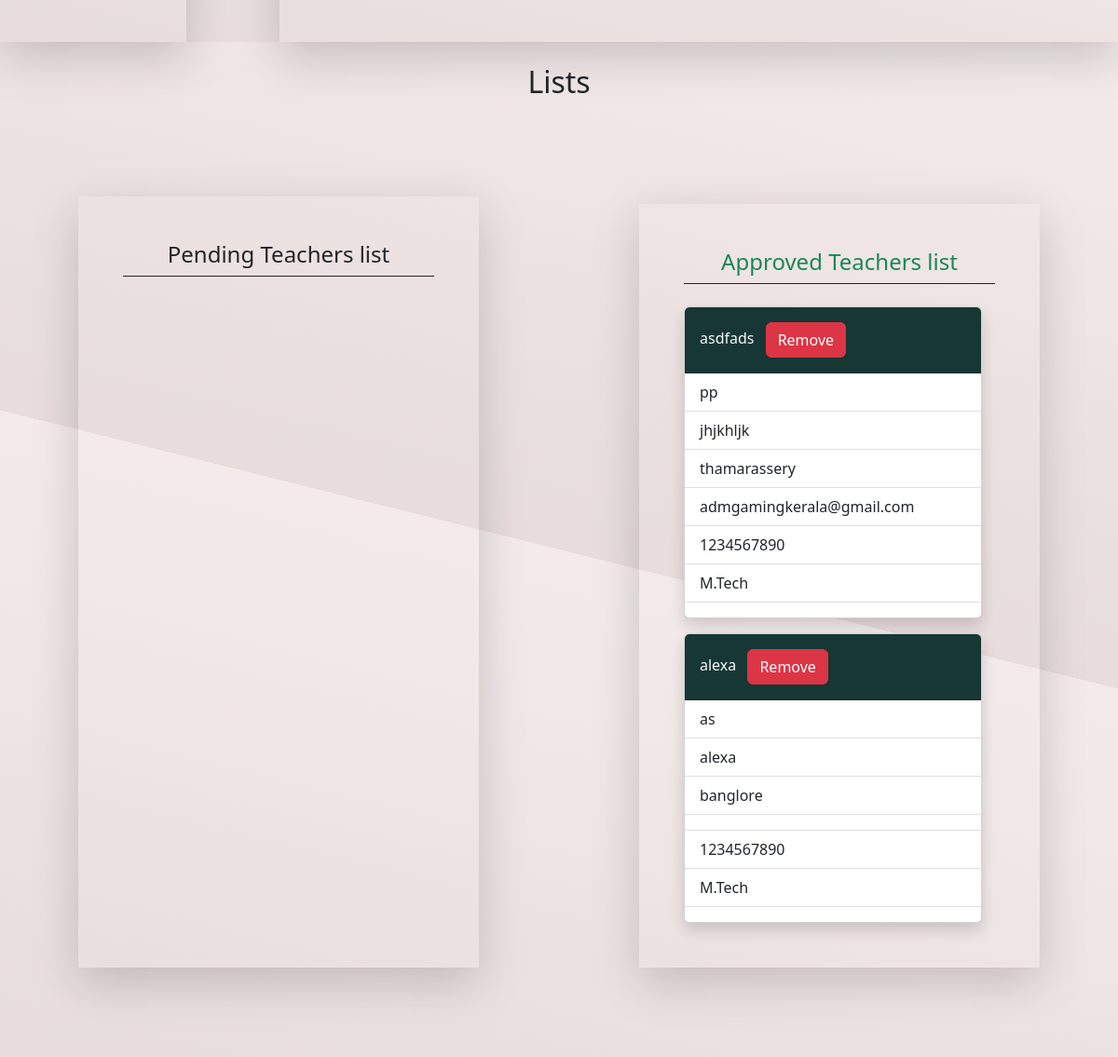
Page /viewall (lower part) on the earlier database version.
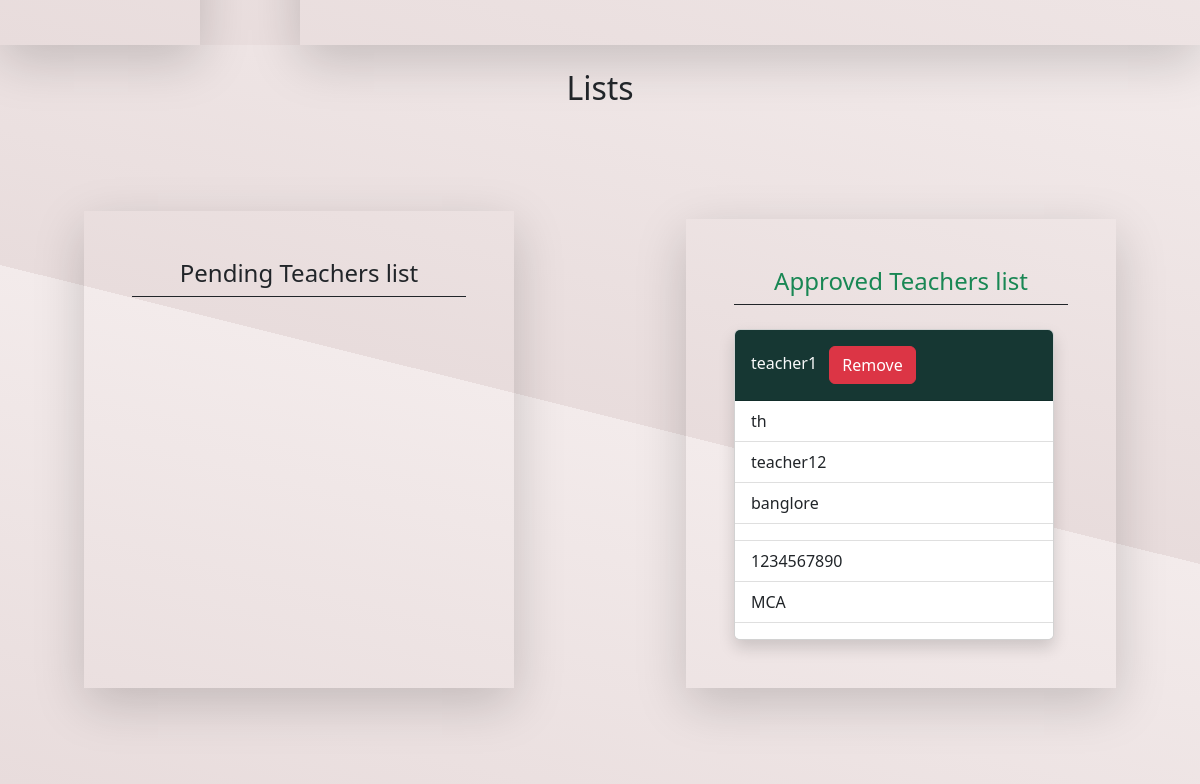
Same page on the later database version.
### mycollege/models.py (models this page shows, shortened)
class Teacher(models.Model):
    user=models.ForeignKey(User,on_delete=models.CASCADE)
    first_name=models.CharField(max_length=200)
    second_name=models.CharField(max_length=200)
    user_name=models.CharField(max_length=200)
    address=models.CharField(max_length=200)
    email=models.CharField(max_length=200)
    phone=models.IntegerField()
    department=models.CharField(max_length=200)
    password=models.CharField(max_length=200)
    password1=models.CharField(max_length=200)
    subject=models.CharField(max_length=200)
    status=models.CharField(max_length=200)
    role=models.CharField(max_length=200)

### mycollege/views.py (the view)
# urls.py: path('viewall',views.viewall,name='viewall'),
def viewall (request):
    all_data=Teacher.objects.all()
    return render(request,'viewall.html',{'data':all_data})

### mycollege/templates/viewall.html (shortened to what this page needs)
<!DOCTYPE html>
{% load static %}
<html lang="en">
<head>
    <link href="https://cdn.jsdelivr.net/npm/bootstrap@5.2.3/dist/css/bootstrap.min.css" rel="stylesheet"
>
    <link rel="stylesheet" href="https://cdnjs.cloudflare.com/ajax/libs/font-awesome/4.7.0/css/font-awesome.min.css">
    <link rel="stylesheet" href="{% static '/style.css' %}">
</head>
<body>
    <div class="view-all-main">
        <div class="container-fluid">
            <div class="row mt-5">
                <div class="col-lg-2 shadow-lg">
                </div>
                <div class="col-lg-1"></div>
                <div class="col-lg-9 shadow-lg">
                </div>
            </div>
        </div>
    </div>
    <div class="view-all-main-bottom">
        <h2 class="text-center pt-4">Lists</h2>
        <div class="card-all p-5 conatiner-fluid">
            <div class="m-5">
                <div class="row">
                    <div class="col-lg-5 p-5 shadow-lg">
                        <h4 class="text-center mb-4 text-dark border-dark border-bottom pb-2">Pending Teachers list</h4>
                    </div>
                    <div class="col-lg-2"></div>
                    <div class="col-lg-5 mt-2 p-5 shadow-lg">
                        <h4 class="text-center mb-4 text-success border-bottom border-dark pb-2">Approved Teachers list</h4>
                        {% for i in data %}
                        {% if i.status == '1' %}
                        <div class="col-lg-6 ">
                            <div class="card mt-3 shadow" style="width:20rem;">
                                <div class="card-header text-light" style="background: rgb(22, 55, 51);">
                                    {{i.first_name}}
                                    <a href="{% url 'deladminteacher' i.id %}" class="btn btn-danger m-2">Remove</a>
                                </div>
                                <ul class="list-group list-group-flush">
                                    <li class="list-group-item">{{i.second_name}}</li>
                                    <li class="list-group-item">{{i.user_name}}</li>
                                    <li class="list-group-item">{{i.address}}</li>
                                    <li class="list-group-item">{{i.email}}</li>
                                    <li class="list-group-item">{{i.phone}}</li>
                                    <li class="list-group-item">{{i.department}}</li>
                                    <li class="list-group-item">{{i.year}}</li>
                                </ul>
                            </div>
                        </div>
                        {% endif %}
                        {% endfor %}
                    </div>
                </div>
            </div>
        </div>
    </div>
</body>
</html>

Differences in the rows shown:
removed Teacher: first_name "asdfads", second_name "pp", user_name "jhjkhljk", address "thamarassery", email "admgamingkerala@gmail.com", phone "1234567890", department "M.Tech"
removed Teacher: first_name "alexa", second_name "as", user_name "alexa", address "banglore", phone "1234567890", department "M.Tech"
added Teacher: first_name "teacher1", second_name "th", user_name "teacher12", address "banglore", phone "1234567890", department "MCA"
